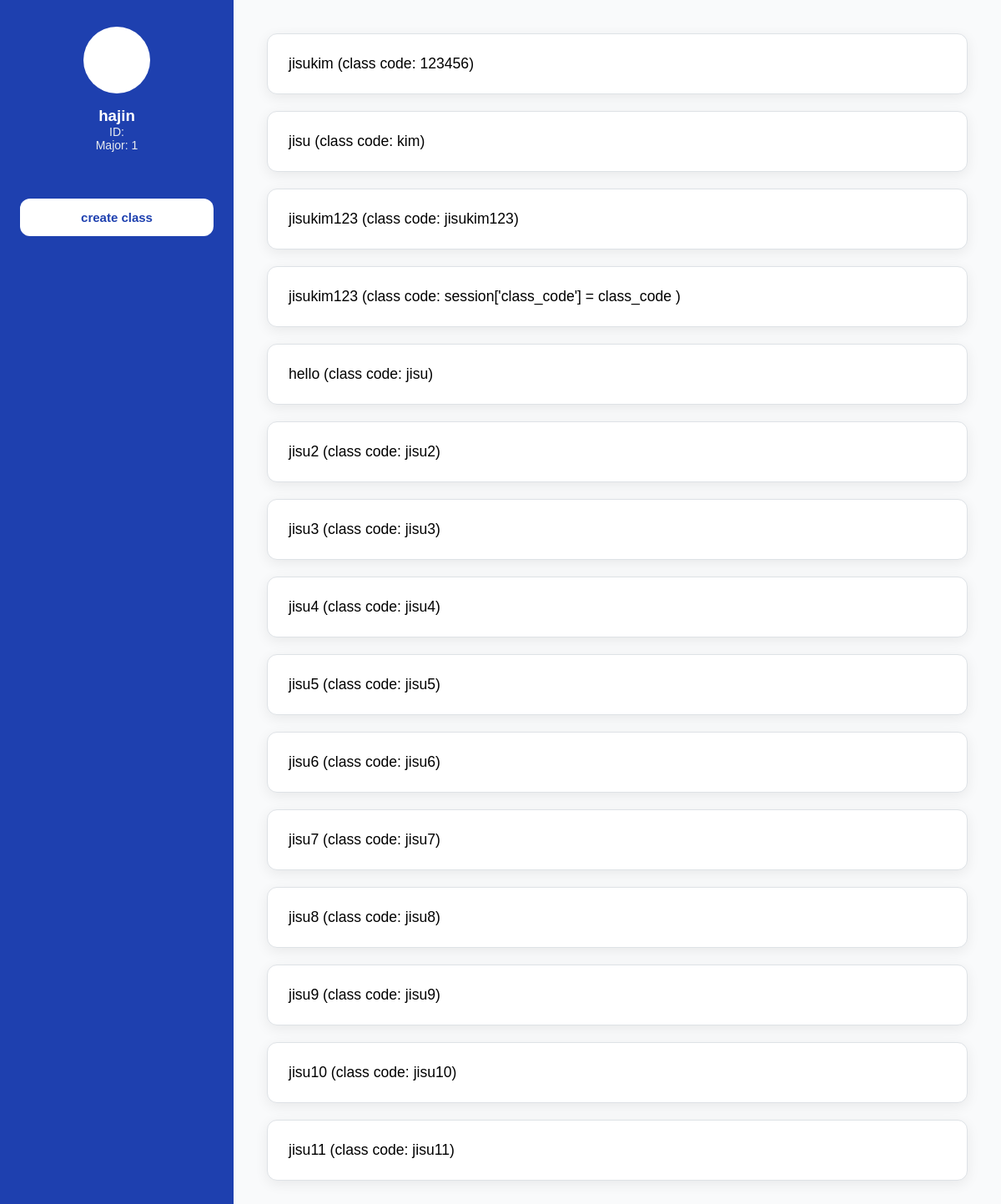
The app's page /mainpage_prof (signed in), older data.
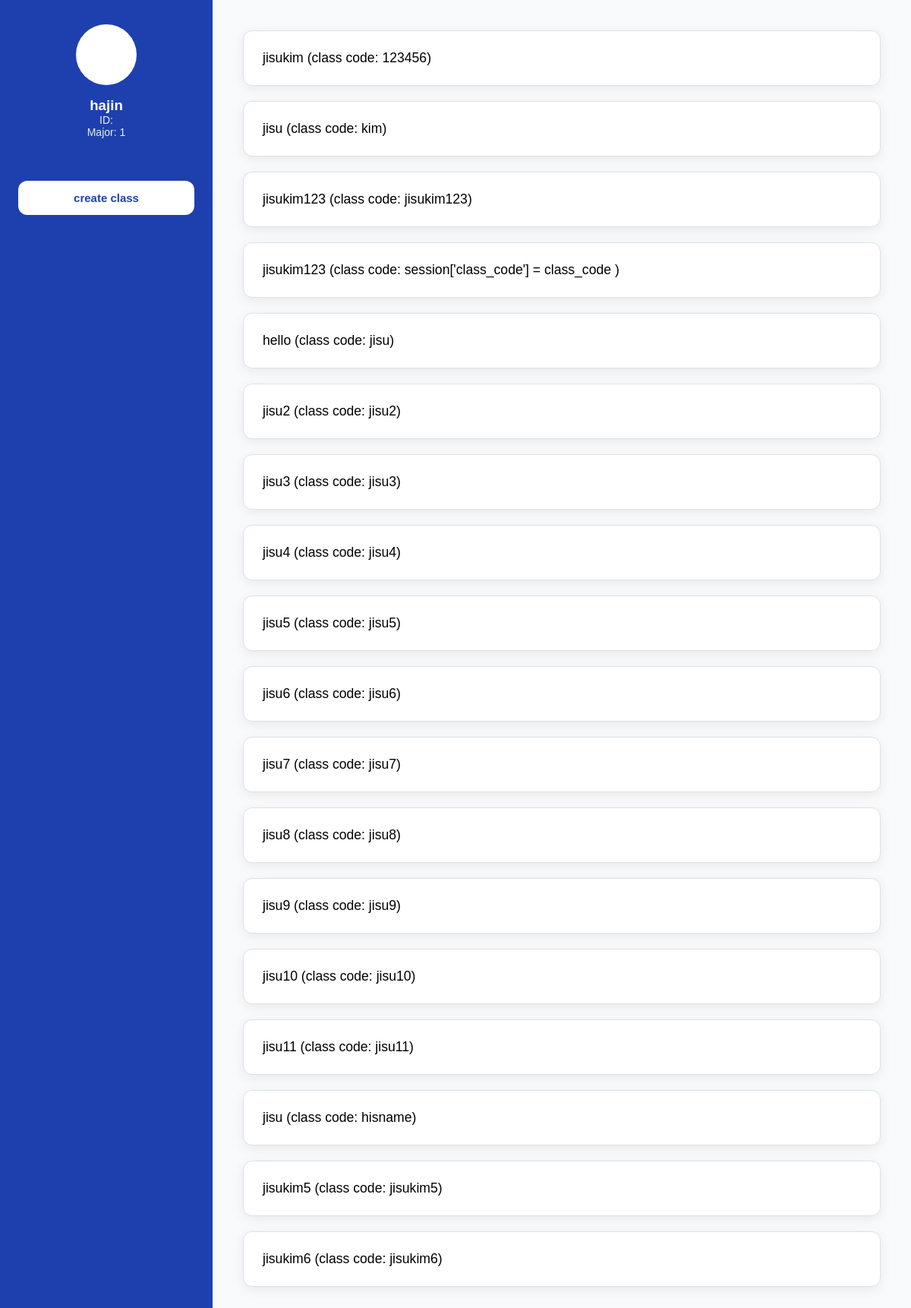
The same page, newer data.
### tables this page shows
CREATE TABLE "class_info" (
	"class_name"	TEXT NOT NULL,
	"class_code"	TEXT NOT NULL,
	"class_size"	INTEGER NOT NULL,
	"prof_id"	TEXT NOT NULL,
	"current_size"	INTEGER DEFAULT 0,
	PRIMARY KEY("class_code")
);

### main/backend.py (the view)
@app.route('/mainpage_prof')
def mainpage_prof():
        prof_id = session.get("username")
        conn = sqlite3.connect('teample.db')
        cursor = conn.cursor()
        cursor.execute('SELECT class_name, class_code, class_size FROM class_info WHERE prof_id = ?', (prof_id,))
        prof_all_class_info = cursor.fetchall()
        return render_template("mainpage_prof.html", session=session, prof_all_class_info= prof_all_class_info)

### main/backend.py (called while the page is built)
@app.before_request
def save_logged_in_user():
    username = session.get('username')
    prof_or_stu = session.get('prof_or_stu')
    g.user = None
    if username and prof_or_stu:
        conn = sqlite3.connect('teample.db')
        conn.row_factory = sqlite3.Row
        cursor = conn.cursor()
        if prof_or_stu == 'student':
            cursor.execute('SELECT * FROM signup_info_student WHERE username = ?', (username,))
            g.user = cursor.fetchone()
            conn.close()
        elif prof_or_stu == 'prof':
            cursor.execute('SELECT * FROM signup_info_prof WHERE username = ?', (username,))
            g.user = cursor.fetchone()
            conn.close()

### main/templates/mainpage_prof.html (shortened to what this page needs)
<!DOCTYPE html>
<html>
    <head>
        <link rel="stylesheet" href="{{ url_for('static', filename='mainpage_prof.css') }}" />
    </head>
    <body>
    <div class="container">
        <div class="sidebar">
        <div class="profile">
            <div class="profile-pic"></div>
            <h3>{{session['username']}}</h3>
            <p>ID: {{session['prof_number']}}</p>
            <p>Major: {{session['major']}} </p>
        </div>
            <div class= "create_class">
            <form action="/move_to_create_class" method="POST">
                <button id="create_class_button" type="submit">create class</button>
            </form>
            </div>
        </div>
        <div class= "class_list">
            {% for cls in prof_all_class_info %}
                <form action="/teample_prof" method="POST" >
                    <button type="submit">{{ cls[0] }} (class code: {{ cls[1] }})</button>
                </form>
            {% endfor %}
        </div>
    </div>
    </body>
</html>

### main/static/mainpage_prof.css (style rules this page uses)
:root { --prof-primary: #1E40AF; --prof-primary-dark: #1E3A8A; --white: #ffffff; --text-light: #f8f9fa; --text-muted: #e9ecef; --text-dark: #212529; --bg-light: #f9fafb; --border-color: #dee2e6; --font-family: 'Noto Sans KR', sans-serif; }
* { margin: 0; padding: 0; box-sizing: border-box; }
body { font-family: 'Noto Sans KR', sans-serif; background-color: var(--bg-light); }
.container { display: flex; min-height: 100vh; }
.sidebar { width: 280px; background: var(--prof-primary); padding: 32px 24px; display: flex; flex-direction: column; flex-shrink: 0; color: var(--white); }
.profile { text-align: center; margin-bottom: 32px; }
.profile-pic { width: 80px; height: 80px; background: var(--white); border-radius: 50%; margin: 0 auto 16px; }
.profile h3 { color: var(--white); }
.profile p { color: var(--text-muted); font-size: 14px; }
.create_class { margin-top: 24px; }
#create_class_button { width: 100%; padding: 14px 20px; font-size: 15px; font-weight: 600; color: var(--prof-primary); background: var(--white); border: none; border-radius: 12px; cursor: pointer; transition: all 0.2s ease; }
.class_list { flex: 1; padding: 40px; }
.class_list form button { display: block; width: 100%; padding: 25px; margin-bottom: 20px; background: var(--white); border: 1px solid var(--border-color); border-radius: 12px; box-shadow: 0 4px 16px rgba(0,0,0,0.07); font-size: 1.1rem; text-align: left; cursor: pointer; transition: all 0.3s ease; }

Row changes from the older to the newer data that the page shows:
added class_info: class_name "jisu", class_code "hisname"
added class_info: class_name "jisukim5", class_code "jisukim5"
added class_info: class_name "jisukim6", class_code "jisukim6"
